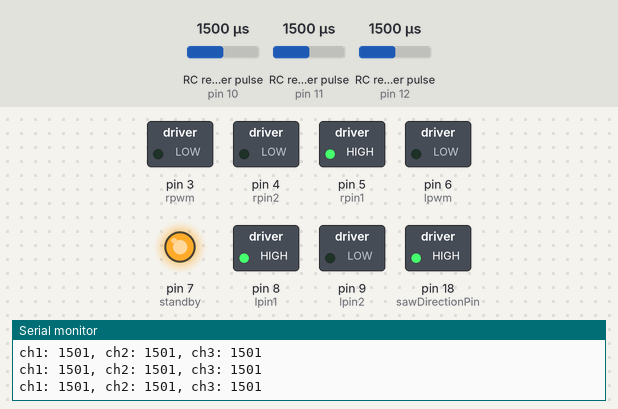
Simulated run of this sketch. Board: Arduino Nano, built with avr-gcc and run on an emulated ATmega328P. Parts: switched loads named in the sketch (green lamp = pin HIGH), output pins drawn as LEDs (lit = HIGH), the last lines printed to the serial monitor. Wiring (inferred from the names in the program): 3 × RC receiver channel: data pin 10 / data pin 11 / data pin 12. The inputs (shaded band) are chosen by the test bench; at power-on: RC receiver pulse (sensors on pin 10, pin 11, pin 12) 1500 µs. Pins used as bus, display or sensor lines are not drawn.

Above: at 1.2 s.
1.3 s: RC receiver pulse (sensor on pin 10) set to 1478 µs
2.8 s: RC receiver pulse (sensor on pin 10) set to 1444 µs
At 4.0 s:
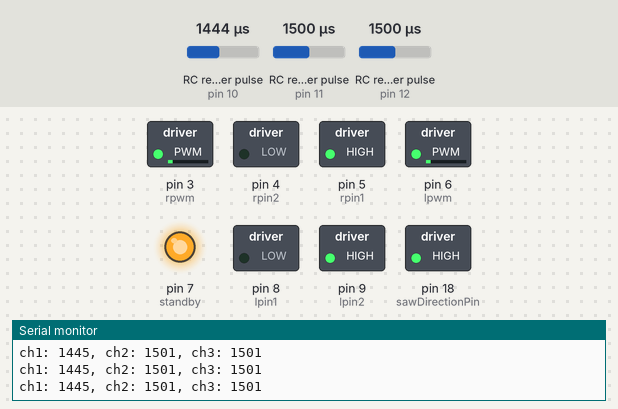
4.3 s: RC receiver pulse (sensor on pin 11) set to 1457 µs
At 5.4 s:
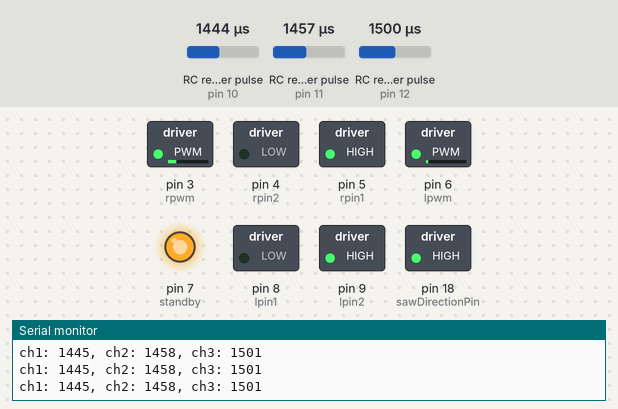
5.8 s: RC receiver pulse (sensor on pin 11) set to 1444 µs
At 6.5 s:
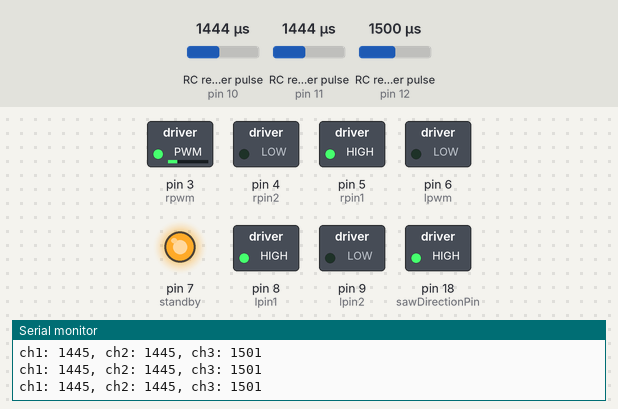
7.3 s: RC receiver pulse (sensor on pin 10) set to 1442 µs
At 7.6 s:
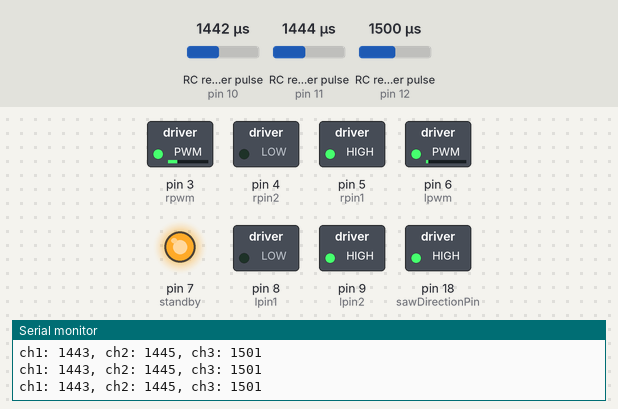
8.8 s: RC receiver pulse (sensor on pin 11) set to 1020 µs
At 10.0 s:
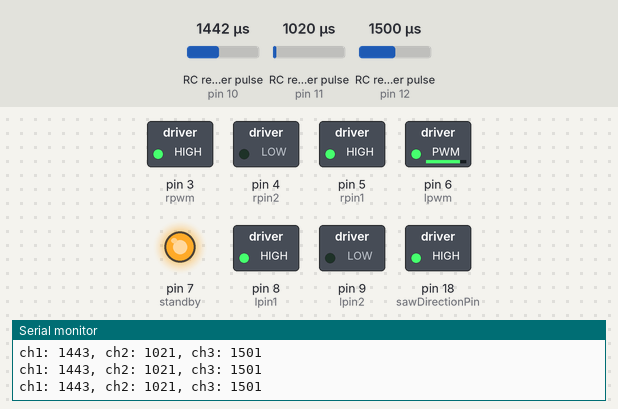
Timing chart, 0 to 11.3 s (numbered marks = the images above; inputs shaded):
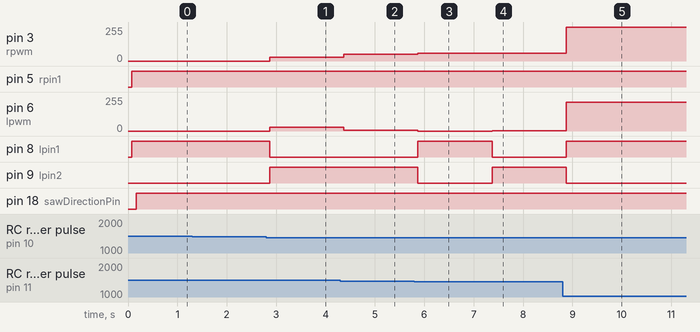

Measured:
- the behaviour switches between 1462 and 1461 µs on RC receiver pulse (sensor on pin 10) (found by bisection; images 0 and 1)
- the behaviour switches between 1445 and 1444 µs on RC receiver pulse (sensor on pin 11) (found by bisection; images 2 and 3)
- the behaviour switches between 1443 and 1442 µs on RC receiver pulse (sensor on pin 10) (found by bisection; images 3 and 4)
- after the input at 2.8 s, pin 3 (rpwm), pin 6 (lpwm): 0/255 → 29/255 after 0.07 s; pin 8 (lpin1): HIGH → LOW after 0.07 s; pin 9 (lpin2): LOW → HIGH after 0.07 s
- after the input at 4.3 s, pin 3 (rpwm): 29/255 → 51/255 after 0.07 s; pin 6 (lpwm): 29/255 → 7/255 after 0.07 s
- after the input at 5.8 s, pin 3 (rpwm): 51/255 → 58/255 after 0.07 s; pin 6 (lpwm): 7/255 → 0/255 after 0.07 s; pin 8 (lpin1): LOW → HIGH after 0.07 s; pin 9 (lpin2): HIGH → LOW after 0.07 s
- after the input at 7.3 s, pin 3 (rpwm): 58/255 → 59/255 after 0.07 s; pin 6 (lpwm): 0/255 → 1/255 after 0.07 s; pin 8 (lpin1): HIGH → LOW after 0.07 s; pin 9 (lpin2): LOW → HIGH after 0.07 s
- after the input at 8.8 s, pin 3 (rpwm): 59/255 → 255/255 after 0.07 s; pin 6 (lpwm): 1/255 → 215/255 after 0.07 s; pin 8 (lpin1): LOW → HIGH after 0.07 s; pin 9 (lpin2): HIGH → LOW after 0.07 s

The sketch:

Corrugator.ino
```cpp
/*
    Corrugator

    Cardboard based combat robot using an electric chainsaw for a weapon.

    Arduino Nano control board.
    TB6612FNG Dual H-Bridge carrier board for motor control.
    2x Inland (Microcenter) 2 channel relay boards for weapon power and weapon direction control.
    MN-6 rx 2.4 Ghz 6 channel RC receiver

    Joshua Brown 2024
*/

#include "box-bots-v1.h"

#define sawPowerPin 19
#define sawDirectionPin 18

#define forwards true
#define backwards false
#define relayOpen HIGH
#define relayClosed LOW
bool previousButtonState = false;
bool previousSawDirection = forwards;
bool previousSawPower = false;

void setup() {
  // do the usual setup for box bots
  boxBotSetup();

  // custom code to handle the weapon on Corrugator
  pinMode(sawPowerPin, OUTPUT);
  pinMode(sawDirectionPin, OUTPUT);
  digitalWrite(sawPowerPin, relayOpen);
  digitalWrite(sawDirectionPin, relayClosed);

  // a way to communicate data from the box-bot to the computer
  Serial.begin(9600);
}

// standard arduino loop, on box-bots runs about 30 times a second (Hz).
void loop() {
  // the MN-6 rx 2.4 Ghz 6 channel RC receiver needs a minimum 3ms delay after every pulse in.
  ch1 = pulseIn(in_ch1, HIGH, maxWait); // Steering : 1000 Left, 2000 Right
  delay(5);
  ch2 = pulseIn(in_ch2, HIGH, maxWait); // Throttle : 1000 Reverse, 2000 Forward
  delay(5);
  ch3 = pulseIn(in_ch3, HIGH, maxWait); // Weapon : 1000 Reverse, 2000 Forward, 1300 to 1700 OFF!
  delay(5);

  Serial.print("ch1: ");
  Serial.print(ch1);
  Serial.print(", ch2: ");
  Serial.print(ch2);
  Serial.print(", ch3: ");
  Serial.println(ch3);

  // handle the case in which the pulse widths are too brief to make sense
  if (ch1 < 800) {
    ch1 = 1500;
  }
  if (ch2 < 800) {
    ch2 = 1500;
  }

  if (ch3 < 800 || ch3 > 2200) {
    ch3 = 1500;
  }

  ch1 = map(ch1, 1000, 2000, -255, 255); // center over 1500
  ch2 = map(ch2, 1000, 2000, -255, 255); // center over 1500

  if (abs(ch1) < deadBand) {
    ch1 = 0;
  }
  if (abs(ch2) < deadBand) {
    ch2 = 0;
  }
  spin = -1 * ch1;
  throttle = -1 * ch2;

  rightMotorSpeed = constrain( throttle + spin, -255, 255);
  leftMotorSpeed = constrain( throttle - spin, -255, 255 );

  if (rightMotorSpeed < 0) {  // outside deadband, in reverse
    motorFunction(reverse, rightMotor);
  }
  else {
    motorFunction(forward, rightMotor);
  }
  if (leftMotorSpeed < 0) {
    motorFunction(reverse, leftMotor);
    newDirection = reverse;
  }
  else {
    newDirection = forward;
    motorFunction(forward, leftMotor);
    leftMotorSpeed = (int)(leftMotorSpeed);
  }

  oldDirection = newDirection;

  analogWrite(lpwm, abs(leftMotorSpeed));
  analogWrite(rpwm, abs(rightMotorSpeed));

  // handle the weapon signal
  // alternating between on and off,
  // and forward and backward
  bool currentButtonState = ch3 >= 1500;

  if (currentButtonState != previousButtonState) { // button state changed
    delay(100);  // let relay stabilize
    previousButtonState = currentButtonState;

    if (previousSawPower) { // turn it off
      previousSawPower = false;
      digitalWrite(sawPowerPin, relayOpen);
    } else { // procedure for changing direction
      digitalWrite(sawPowerPin, relayOpen);
      if (previousSawDirection) { // was going forward last time
        digitalWrite(sawDirectionPin, relayOpen); // so go backwards
      } else {
        digitalWrite(sawDirectionPin, relayClosed); // was backwards, so go forward
      }

      previousSawPower = true;
      previousSawDirection = !previousSawDirection; // store current value

      digitalWrite(sawPowerPin, relayClosed); // power it on
    }
  }
}
```

box-bots-v1.h
```cpp
#define   lpwm    6     // pulse width modulation for left motor is pin 3
#define   lpin1   8    // left control pin one is pin 4
#define   lpin2   9     // left control pin two is pin 5
#define   standby 7     // standby pin is 6 - LOW=motor driver off, HIGH=motor driver on for new board
#define   rpin1   5     // right control pin one is pin 7
#define   rpin2   4     // right control pin two is pin 8
#define   rpwm    3     // pulse width modulation for right motor is pin 9 for new board

#define   forward 0
#define   reverse 1
#define   coast   2
#define   brake   3
#define   rightMotor  0
#define   leftMotor 1

#define   in_ch1  10    // input channel one is on Steering
#define   in_ch2  11    // input channel two is on Throttle
#define   in_ch3  12    // input channel three is Weapon SAW!
#define   maxWait 25000 // longest time in uS to wait for a radio pulse
#define   deadBand 20   // minimum departure from center before movement is registered

int ch1; // Steering - Joystick x-axis
int ch2; // Thottle - Joystick y-axis
int ch3; // Weapon Switch
int throttle = 0;
int spin = 0;
int rightMotorSpeed = 0;
int leftMotorSpeed = 0;
byte  oldDirection = 0; //for troubleshooting stuttering left motor problem
byte  newDirection = 0;


void motorFunction(byte function, byte motor) {
  switch (motor) {
    case leftMotor:
      switch (function) {
        case forward:
          digitalWrite(lpin1, HIGH);
          digitalWrite(lpin2, LOW);
          break;
        case reverse:
          digitalWrite(lpin1, LOW);
          digitalWrite(lpin2, HIGH);
          break;

        case brake:
          digitalWrite(lpin1, HIGH);
          digitalWrite(lpin2, HIGH);
          break;

        default:  // coast condition
          digitalWrite(lpin1, LOW);
          digitalWrite(lpin2, LOW);
          break;
      }
      break;
    case rightMotor:
      switch (function) {
        case forward:
          digitalWrite(rpin1, HIGH);
          digitalWrite(rpin2, LOW);
          break;

        case reverse:
          digitalWrite(rpin1, LOW);
          digitalWrite(rpin2, HIGH);
          break;

        case brake:
          digitalWrite(rpin1, HIGH);
          digitalWrite(rpin2, HIGH);
          break;

        default:  // coast condition
          digitalWrite(rpin1, LOW);
          digitalWrite(rpin2, LOW);
      }
      break;
    default:
      break;
  }
}

void boxBotSetup () {
  pinMode(lpwm, OUTPUT);
  pinMode(lpin1, OUTPUT);
  pinMode(lpin2, OUTPUT);
  pinMode(rpwm, OUTPUT);
  pinMode(rpin1, OUTPUT);
  pinMode(rpin2, OUTPUT);
  pinMode(standby, OUTPUT);

  pinMode(in_ch1, INPUT);       // channel one of RC receiver, x-axis steering
  pinMode(in_ch2, INPUT);       // channel two of RC receiver, y-axis throttle
  pinMode(in_ch3, INPUT);       // channel six of RC receiver, weapon

  digitalWrite(lpin1, LOW);
  digitalWrite(lpin2, LOW);
  digitalWrite(rpin1, LOW);
  digitalWrite(rpin2, LOW);
  digitalWrite(standby, HIGH);
}
```
